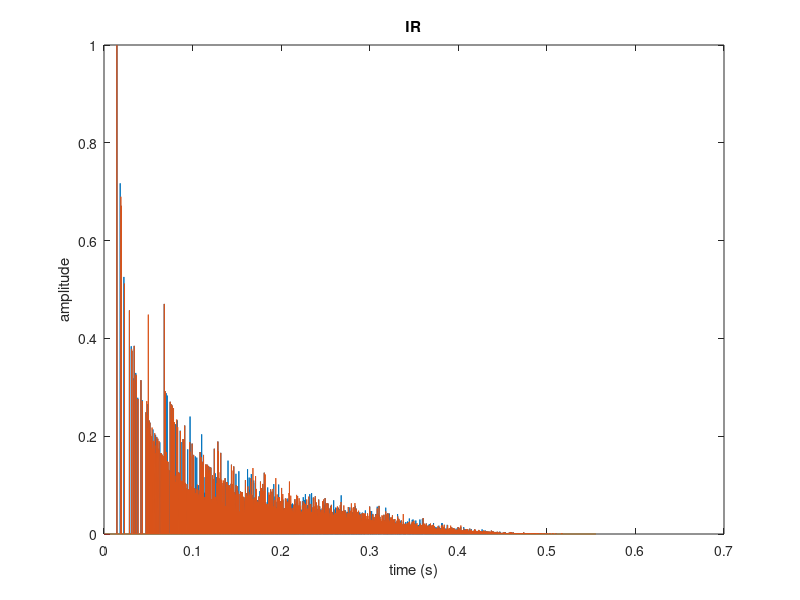

This chart was generated by the following MATLAB code:
clear all;

% this script approximates presence of two ears (or receivers), outputting an IR for
% each - imaginatively labelled with an L and R. It so far assumes the
% 'head' is facing north and is level (i.e. b and c are equal for both
% ears, and head diameter is ar - al. Assuming units are in meters, current parameters suggest Brian Blessed is listening.)

Fs = 44100;
Ts = 1/Fs;
Nyq = Fs/2;

% number of reflections allowed in one dimension

N = 10;

% room dimensions

Lx = 10; 
Ly = 10;
Lz = 10;

% wall absorption coefficient

alpha = 0.9;

if alpha<0
    error('please set alpha between 0 and 1')
elseif alpha>1
    error('please set alpha between 0 and 1')
end

% position of source

p = 2;
q = 7;
r = 1;

if p>Lx
    error('please ensure position of source is within room')
elseif q>Ly
    error('please ensure position of source is within room')
elseif r>Lz
    error('please ensure position of source is within room')
end

% position of receivers

al = 1.8;
b = 4;
c = 5;
ar = 2.2;

if al>Lx
    error('please ensure position of receivers are within room')
elseif ar>Lx
    error('please ensure position of receivers are within room')
elseif b>Ly
    error('please ensure position of receivers are within room')
elseif c>Lz
    error('please ensure position of receivers are within room')
end

% IR calculation initializations

DELNl = zeros((2*N+1),(2*N+1),(2*N+1));
DELNr = DELNl;
Gl = DELNl;
Gr = Gl;
Nspan = (-N:N);
Aoddl = Nspan*Lx-p-al;
Aoddr = Nspan*Lx-p-ar;
Aevenl = Nspan*Lx+p-al;
Aevenr = Nspan*Lx+p-ar;
Bodd = Nspan*Ly-q-b;
Beven = Nspan*Ly+q-b;
Codd = Nspan*Lz-r-c;
Ceven = Nspan*Lz+r-c;
delnf = sqrt((((N+1)*Lx)^2)+(((N+1)*Ly)^2)+(((N+1)*Lz)^2))*Fs/343;
hl = zeros(ceil(delnf),1);
hr = hl;
ti = Fs/343;

% DELN (delay times in samples) and G (amplitudes) computation

for d=-N:N;
    for e=-N:N;
        for f=-N:N;
            if mod(d,2)==1
                Al = Aoddl(d+N+2);
                Ar = Aoddr(d+N+2);
            else
                Al = Aevenl(d+N+1);
                Ar = Aevenr(d+N+1);
            end
            if mod(e,2)==1
                B = Bodd(e+N+2);
            else
                B = Beven(e+N+1);
            end
            if mod(f,2)==1
                C = Codd(f+N+2);
            else
                C = Ceven(f+N+1);
            end
            ll = sqrt((Al^2)+(B^2)+(C^2));
            lr = sqrt((Ar^2)+(B^2)+(C^2));
            tl = ti*ll;
            tr = ti*lr;
            w = abs(d)+abs(e)+abs(f);
            DELNl(d+N+1,e+N+1,f+N+1) = round(tl); % entire DELN array kept only for QC purposes
            DELNr(d+N+1,e+N+1,f+N+1) = round(tr);
            Gl(d+N+1,e+N+1,f+N+1) = ((alpha)^w)/ll; % entire G array kept only for QC purposes
            Gr(d+N+1,e+N+1,f+N+1) = ((alpha)^w)/lr;
            hl(DELNl(d+N+1,e+N+1,f+N+1)) = hl(DELNl(d+N+1,e+N+1,f+N+1)) + Gl(d+N+1,e+N+1,f+N+1);
            hr(DELNr(d+N+1,e+N+1,f+N+1)) = hr(DELNr(d+N+1,e+N+1,f+N+1)) + Gr(d+N+1,e+N+1,f+N+1);
        end
    end
end

% All reflections included check

if delnf<max(max(max(DELNl)))
    disp ('DELNl bad...somewhere')
elseif delnf>max(max(DELNl))
    disp ('DELNl all good.')
end
if delnf<max(max(max(DELNr)))
    disp ('DELNr bad...somewhere')
elseif delnf>max(max(DELNr))
    disp ('DELNr all good.')
end

% plot DELNl as a spatial QC. Animation moves through
% dimension varied by i

% for i=1:21
%     stem3(-N:N,-N:N,squeeze(DELNl(i,:,:)))
%     drawnow
%     pause(0.1)
% end

% plot DELNr as a spatial QC. Animation moves through
% dimension varied by i

% for i=1:21
%     stem3(-N:N,-N:N,squeeze(DELNr(i,:,:)))
%     drawnow
%     pause(0.1)
% end

% plot Gl as a spatial QC. Animation moves through
% dimension varied by i

% for i=1:21
%     surf(-N:N,-N:N,squeeze(Gl(i,:,:)))
%     drawnow
%     pause(0.1)
% end

% normalize IRs

hl = hl/(norm(hl,Inf));
ll = length(hl);
hr = hr/(norm(hr,Inf));
lr = length(hr);

% plot impulse responses

T = (0:Ts:(ll-1)*Ts)';
plot(T,hl,T,hr)
xlabel('time (s)')
ylabel('amplitude')
title('IR')

%generate impulse response filenames

Lxstr = num2str(Lx);
Lystr = num2str(Ly);
Lzstr = num2str(Lz);
alphastr = num2str(alpha);
Nstr = num2str(N);
params = strcat(Lxstr,'x',Lystr,'x',Lzstr,'_',alphastr,'_N',Nstr);

%output IR as 16-bit 44.1kHz wav

audiowrite(['ir_',params,'_l.wav'],hl,Fs,'BitsPerSample',16);
audiowrite(['ir_',params,'_r.wav'],hr,Fs,'BitsPerSample',16);




